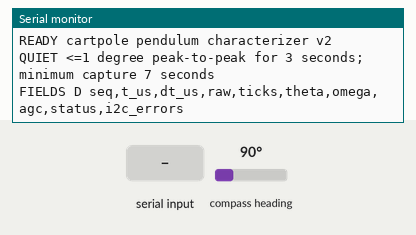
This sketch was run on a simulated ESP32. On the bench: the last lines printed to the serial monitor. Wiring (inferred from the names in the program): AS5600 angle sensor at I2C address 0x36. Inputs (shaded band) come from the test bench; at power-on: compass heading 90°.

Above: at 1.4 s.
1.5 s: "ARM\n" received over Serial
At 1.9 s:
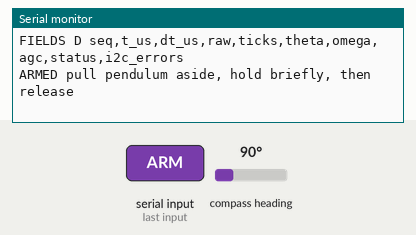
3.0 s: compass heading set to 7°
At 3.9 s:
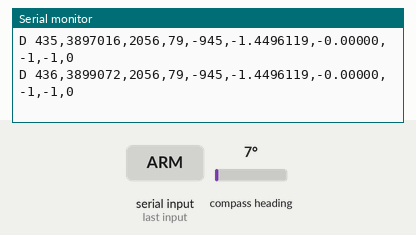
4.5 s: "STOP\n" received over Serial
At 5.4 s:
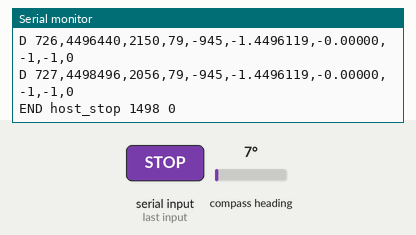
6.0 s: "STATUS\n" received over Serial
At 6.5 s:
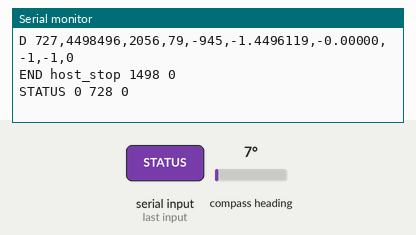
7.5 s: "HELP\n" received over Serial
At 8.9 s:
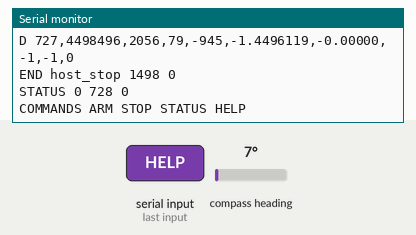
Timing chart, 0 to 10.0 s (numbered marks = the images above; inputs shaded):
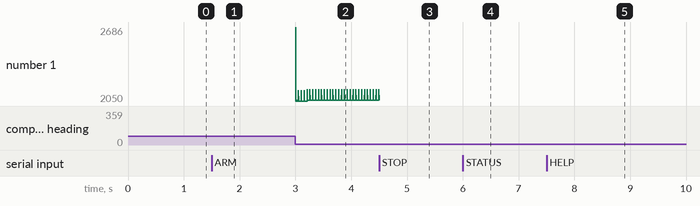

Measured:
- after the input at 1.5 s, the serial monitor: prints a new line at once (image 1)
- after the input at 3.0 s, the serial monitor: prints a new line at once (image 2)
- after the input at 7.5 s, the serial monitor: prints a new line at once (image 5)

The sketch:

characterize.ino
```cpp
// Free-swing pendulum characterization for ESP32 + AS5600.
// Commands (921600 baud): ARM, STOP, STATUS, HELP
// Keep the cart mechanically fixed and motors off during this test.

#include <Arduino.h>
#include <Wire.h>
#include "quiet_motion.h"

#define SDA_PIN 21
#define SCL_PIN 22
#define AS5600_ADDR 0x36
#define REG_STATUS 0x0B
#define REG_RAWANGLE 0x0C
#define REG_AGC 0x1A
#define SAMPLE_HZ 500
#define MAX_CAPTURE_MS 45000UL
#define START_SPEED_RAD_S 0.18f
#define MIN_CAPTURE_MS 7000UL
#define ENC_INVERT 0

enum CaptureState { IDLE, ARMED, RECORDING };
CaptureState state = IDLE;
int32_t turnsTicks = 0;
int16_t lastRaw = 0;
bool haveRaw = false;
uint32_t sequenceNo = 0, i2cErrors = 0;
uint32_t armedAt = 0, startedAt = 0, lastSampleUs = 0;
QuietMotion quietMotion;
float previousTheta = 0, filteredSpeed = 0;

int readReg8(uint8_t reg) {
  Wire.beginTransmission(AS5600_ADDR); Wire.write(reg);
  if (Wire.endTransmission(false) != 0) return -1;
  if (Wire.requestFrom((uint8_t)AS5600_ADDR, (uint8_t)1) != 1) return -1;
  return Wire.read();
}

int readRaw() {
  Wire.beginTransmission(AS5600_ADDR); Wire.write(REG_RAWANGLE);
  if (Wire.endTransmission(false) != 0) return -1;
  if (Wire.requestFrom((uint8_t)AS5600_ADDR, (uint8_t)2) != 2) return -1;
  return ((Wire.read() << 8) | Wire.read()) & 0x0fff;
}

float updateAngle(int raw) {
  if (!haveRaw) { lastRaw = raw; haveRaw = true; }
  int d = raw - lastRaw;
  if (d > 2048) d -= 4096;
  if (d < -2048) d += 4096;
  turnsTicks += d; lastRaw = raw;
  float a = turnsTicks * (2.0f * PI / 4096.0f);
#if ENC_INVERT
  a = -a;
#endif
  return a;
}

void endCapture(const char *reason) {
  Serial.printf("END %s %lu %lu\n", reason,
                (unsigned long)(millis() - startedAt), (unsigned long)i2cErrors);
  state = IDLE;
}

void handleCommand(String s) {
  s.trim(); s.toUpperCase();
  if (s == "ARM") {
    state = ARMED; armedAt = millis(); startedAt = 0;
    quietMotion.reset();
    sequenceNo = i2cErrors = 0; filteredSpeed = 0; haveRaw = false;
    turnsTicks = 0; previousTheta = 0; lastSampleUs = 0;
    Serial.println("ARMED pull pendulum aside, hold briefly, then release");
  } else if (s == "STOP") {
    if (state == RECORDING) endCapture("host_stop"); else state = IDLE;
  } else if (s == "STATUS") {
    Serial.printf("STATUS %d %lu %lu\n", (int)state,
                  (unsigned long)sequenceNo, (unsigned long)i2cErrors);
  } else if (s == "HELP") {
    Serial.println("COMMANDS ARM STOP STATUS HELP");
  }
}

void setup() {
  Serial.begin(921600); Serial.setTxBufferSize(4096);
  Wire.begin(SDA_PIN, SCL_PIN, 400000); Wire.setTimeOut(20);
  delay(200);
  Serial.println("READY cartpole pendulum characterizer v2");
  Serial.println("QUIET <=1 degree peak-to-peak for 3 seconds; minimum capture 7 seconds");
  Serial.println("FIELDS D seq,t_us,dt_us,raw,ticks,theta,omega,agc,status,i2c_errors");
}

void loop() {
  while (Serial.available()) {
    String s = Serial.readStringUntil('\n');
    handleCommand(s);
  }

  // The hard timeout must also work when encoder reads fail continuously.
  if (state == RECORDING && (uint32_t)(millis() - startedAt) >= MAX_CAPTURE_MS) {
    endCapture("timeout");
    return;
  }

  const uint32_t periodUs = 1000000UL / SAMPLE_HZ;
  uint32_t nowUs = micros();
  if ((uint32_t)(nowUs - lastSampleUs) < periodUs) return;
  uint32_t dtUs = haveRaw ? (uint32_t)(nowUs - lastSampleUs) : periodUs;
  lastSampleUs = nowUs;

  int raw = readRaw();
  if (raw < 0) { i2cErrors++; quietMotion.reset(); return; }
  float theta = updateAngle(raw);
  float omega = (theta - previousTheta) / max(dtUs * 1e-6f, 1e-6f);
  previousTheta = theta;
  filteredSpeed += 0.12f * (omega - filteredSpeed);

  if (state == ARMED && fabsf(filteredSpeed) >= START_SPEED_RAD_S) {
    state = RECORDING; startedAt = millis(); quietMotion.reset(); sequenceNo = 0;
    Serial.printf("BEGIN %lu\n", (unsigned long)nowUs);
  }
  if (state != RECORDING) return;

  int agc = (sequenceNo % 25 == 0) ? readReg8(REG_AGC) : -1;
  int status = (sequenceNo % 25 == 0) ? readReg8(REG_STATUS) : -1;
  Serial.printf("D %lu,%lu,%lu,%d,%ld,%.7f,%.5f,%d,%d,%lu\n",
                (unsigned long)sequenceNo++, (unsigned long)nowUs,
                (unsigned long)dtUs, raw, (long)turnsTicks, theta,
                filteredSpeed, agc, status, (unsigned long)i2cErrors);

  uint32_t elapsed = millis() - startedAt;
  const bool quiet = quietMotion.update(turnsTicks, millis());
  if (elapsed >= MIN_CAPTURE_MS && quiet)
    endCapture("quiet");
}
```

quiet_motion.h
```cpp
#pragma once
#include <stdint.h>

// A quiet interval contains no more than 1 degree of total encoder travel
// (peak-to-peak). Use unwrapped ticks, not differentiated angular speed:
// quantization at 500 Hz otherwise turns a one-tick change into a speed spike.
class QuietMotion {
 public:
  static constexpr int32_t kMaxRangeTicks = 11; // 11 * 360/4096 = 0.967 deg
  static constexpr uint32_t kDwellMs = 3000;
  static constexpr uint32_t kMaxSampleGapMs = 20;

  void reset() { valid_ = false; }

  bool update(int32_t ticks, uint32_t now) {
    if (!valid_ || (uint32_t)(now - last_) > kMaxSampleGapMs) {
      begin(ticks, now);
      return false;
    }
    last_ = now;
    if (ticks < low_) low_ = ticks;
    if (ticks > high_) high_ = ticks;
    if ((int64_t)high_ - low_ > kMaxRangeTicks) {
      // Start a new candidate interval at this sample. Retaining the range
      // throughout the dwell also prevents slow drift from looking still.
      begin(ticks, now);
      return false;
    }
    return (uint32_t)(now - since_) >= kDwellMs;
  }

 private:
  void begin(int32_t ticks, uint32_t now) {
    valid_ = true;
    low_ = high_ = ticks;
    since_ = last_ = now;
  }
  bool valid_ = false;
  int32_t low_ = 0, high_ = 0;
  uint32_t since_ = 0, last_ = 0;
};
```
